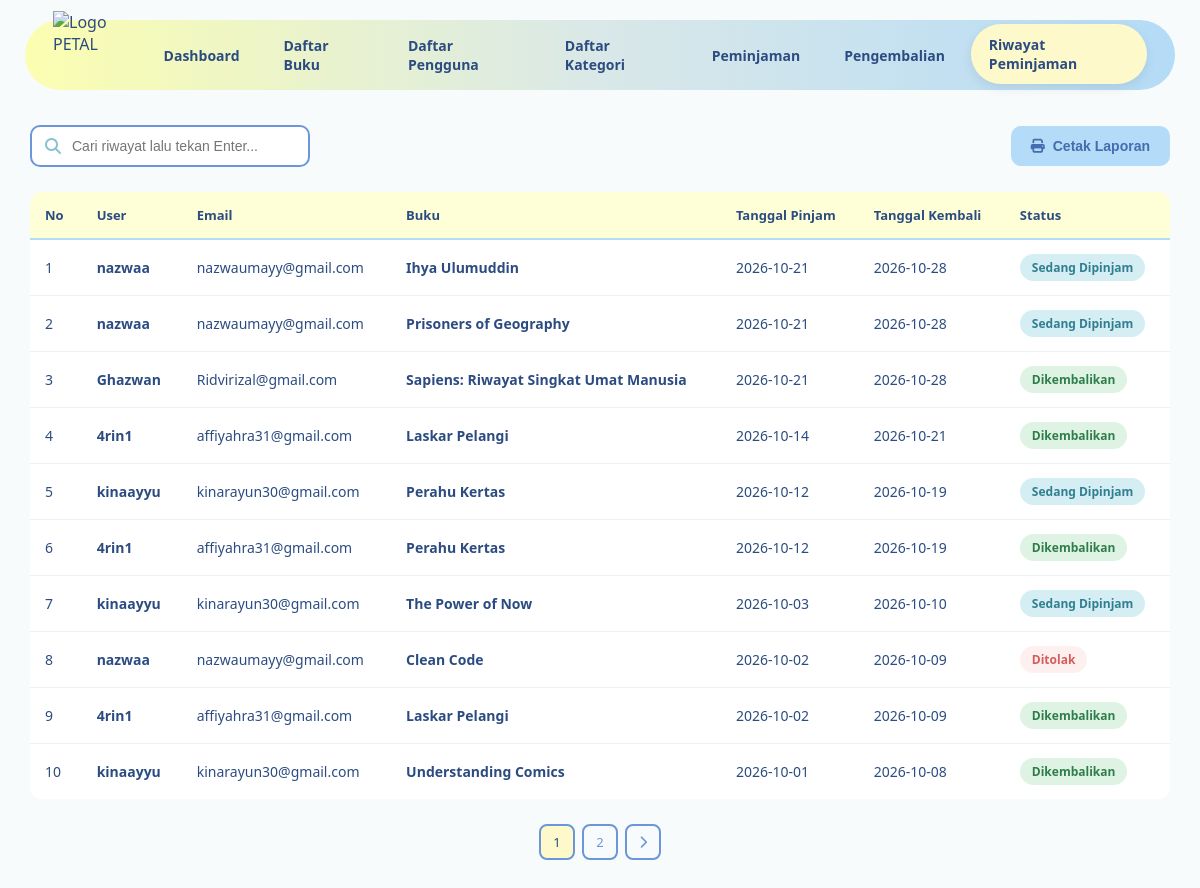
The page /views/riwayat_peminjamanA.php (signed in) on the database its author committed.
### tables this page shows
CREATE TABLE `peminjaman` (
  `id_peminjaman` int(11) NOT NULL,
  `id_user` int(11) NOT NULL,
  `id_buku` int(11) NOT NULL,
  `tanggal_pinjam` date NOT NULL,
  `tanggal_kembali` date NOT NULL,
  `status` enum('pengajuan','disetujui','dipinjam','dikembalikan','ditolak') NOT NULL DEFAULT 'pengajuan'
);

CREATE TABLE `users` (
  `id_user` int(11) NOT NULL,
  `Email` varchar(160) DEFAULT NULL,
  `username` varchar(50) DEFAULT NULL,
  `password` varchar(255) DEFAULT NULL,
  `role` enum('admin','siswa','guru','staff') NOT NULL DEFAULT 'siswa'
);

CREATE TABLE `buku` (
  `id_buku` int(11) NOT NULL,
  `judul` varchar(200) NOT NULL,
  `pengarang` varchar(100) NOT NULL,
  `penerbit` varchar(100) NOT NULL,
  `tahun_terbit` year(4) NOT NULL,
  `stok` int(35) NOT NULL DEFAULT 0,
  `sinopsis` varchar(1000) NOT NULL,
  `link_gambar` varchar(500) DEFAULT NULL,
  `id_kategori` int(11) DEFAULT NULL
);

### models/koneksi.php (called while the page is built, shortened)
<?php
class Koneksi {
    private $host = "localhost",
            $username = "root",
            $pass = "",
            $db = "Peminjaman_Buku_PETAL";
    function __construct() {
        $this->koneksi = mysqli_connect(
            $this->host,
            $this->username,
            $this->pass,
            $this->db
        );
    }
}

### models/m_dashboard.php (called while the page is built, shortened)
<?php
include_once __DIR__ . '/koneksi.php';
class m_dashboard
{
    private $conn;
    public function __construct()
    {
        $db = new koneksi();
        $this->conn = $db->koneksi;
    }
    public function riwayat_peminjaman_user_admin($limit = 8, $keyword = '')
    {
        $limit = max(1, (int) $limit);
        $base = "SELECT
                    peminjaman.id_peminjaman,
                    peminjaman.id_user,
                    peminjaman.tanggal_pinjam,
                    peminjaman.tanggal_kembali,
                    peminjaman.status,
                    users.username,
                    users.Email,
                    buku.judul,
                    buku.link_gambar
                FROM peminjaman
                LEFT JOIN users ON peminjaman.id_user = users.id_user
                LEFT JOIN buku ON peminjaman.id_buku = buku.id_buku";
        $hasil = [];
        if ($keyword !== '') {
            $sql = $base . " WHERE users.username LIKE ?
                              OR users.Email LIKE ?
                              OR buku.judul LIKE ?
                              OR peminjaman.status LIKE ?
                           ORDER BY peminjaman.id_peminjaman DESC
                           LIMIT $limit";
            $stmt = $this->conn->prepare($sql);
            if ($stmt) {
                $like = '%' . $keyword . '%';
                $stmt->bind_param('ssss', $like, $like, $like, $like);
                $stmt->execute();
                $query = $stmt->get_result();
                while ($row = $query->fetch_object()) {
                    $hasil[] = $row;
                }
                $stmt->close();
            }
        } else {
            $query = mysqli_query(
                $this->conn,
                $base . " ORDER BY peminjaman.id_peminjaman DESC LIMIT $limit"
            );
            if ($query) {
                while ($row = mysqli_fetch_object($query)) {
                    $hasil[] = $row;
                }
            }
        }
        return $hasil;
    }
}
?>

### controller/c_grafik_admin.php (called while the page is built, shortened)
<?php
include_once __DIR__ . '/../models/m_dashboard.php';
$dashboard = new m_dashboard();

### views/riwayat_peminjamanA.php (the view, shortened to what this page needs)
<?php
include_once __DIR__ . '/../controller/c_grafik_admin.php';
$keyword  = trim($_GET['keyword'] ?? '');
$kw_param = $keyword !== '' ? '&keyword=' . urlencode($keyword) : '';
$semua_riwayat = $dashboard->riwayat_peminjaman_user_admin(5000, $keyword);
$label_status = [
    'pengajuan'    => 'Menunggu Persetujuan',
    'disetujui'    => 'Disetujui',
    'dipinjam'     => 'Sedang Dipinjam',
    'dikembalikan' => 'Dikembalikan',
    'ditolak'      => 'Ditolak'
];
$per_halaman    = 10;
$jumlah_riwayat = count($semua_riwayat);
$total_halaman  = max(1, (int) ceil($jumlah_riwayat / $per_halaman));
$halaman = isset($_GET['halaman']) ? (int) $_GET['halaman'] : 1;
$halaman = min(max(1, $halaman), $total_halaman);
$start            = ($halaman - 1) * $per_halaman;
$riwayat_halaman  = array_slice($semua_riwayat, $start, $per_halaman);
$blok_awal  = (int) floor(($halaman - 1) / 2) * 2 + 1;
$blok_akhir = min($blok_awal + 1, $total_halaman);
function baris_riwayat($r, $no, $label_status)
{
    $status = $r->status ?? 'pengajuan';
    $label  = $label_status[$status] ?? ucfirst($status);
    ?>
    <tr>
        <td><?= (int) $no; ?></td>
        <td>
            <span class="nama-user">
                <?= htmlspecialchars($r->username ?? '(user dihapus)', ENT_QUOTES, 'UTF-8'); ?>
            </span>
        </td>
        <td><?= htmlspecialchars($r->Email ?? '-', ENT_QUOTES, 'UTF-8'); ?></td>
        <td>
            <span class="judul-buku">
                <?= htmlspecialchars($r->judul ?? '(buku dihapus)', ENT_QUOTES, 'UTF-8'); ?>
            </span>
        </td>
        <td><?= htmlspecialchars($r->tanggal_pinjam ?? '-', ENT_QUOTES, 'UTF-8'); ?></td>
        <td><?= htmlspecialchars($r->tanggal_kembali ?? '-', ENT_QUOTES, 'UTF-8'); ?></td>
        <td>
            <span class="status-badge status-<?= htmlspecialchars($status, ENT_QUOTES, 'UTF-8'); ?>">
                <?= htmlspecialchars($label, ENT_QUOTES, 'UTF-8'); ?>
            </span>
        </td>
    </tr>
    <?php
}
?>
<!DOCTYPE html>
<html lang="id">
<head>
    <link rel="stylesheet" href="../css/riwayat_peminjamanA.css">
    <link rel="stylesheet" href="https://cdnjs.cloudflare.com/ajax/libs/font-awesome/6.5.1/css/all.min.css">
</head>
<body>
<nav class="navbar">
    <img src="../assets/logo.svg" class="logo" alt="Logo PETAL">
    <div class="nav-links">
        <a href="dashboard_admin.php">Dashboard</a>
        <a href="daftar_bukuA.php">Daftar Buku</a>
        <a href="daftar_user.php">Daftar Pengguna</a>
        <a href="daftar_kategori.php">Daftar Kategori</a>
        <a href="peminjamanA.php">Peminjaman</a>
        <a href="pengembalianA.php">Pengembalian</a>
        <a href="riwayat_peminjamanA.php" class="active">Riwayat Peminjaman</a>
    </div>
</nav>
<div class="container">
    <div class="page-header">
        <form method="GET" action="riwayat_peminjamanA.php" class="search-box">
            <i class="fa-solid fa-magnifying-glass"></i>
            <input
                type="text"
                name="keyword"
                value="<?= htmlspecialchars($keyword, ENT_QUOTES, 'UTF-8'); ?>"
                placeholder="Cari riwayat lalu tekan Enter..."
            >
        </form>
        <button type="button" class="btn-cetak" onclick="cetakLaporan()">
            <i class="fa-solid fa-print"></i> Cetak Laporan
        </button>
    </div>
    <div class="screen-only">
        <div class="table-wrapper">
            <table id="tableRiwayat">
                <thead>
                    <tr>
                        <th>No</th>
                        <th>User</th>
                        <th>Email</th>
                        <th>Buku</th>
                        <th>Tanggal Pinjam</th>
                        <th>Tanggal Kembali</th>
                        <th>Status</th>
                    </tr>
                </thead>
                <tbody>
                <?php if (!empty($riwayat_halaman)): ?>
                    <?php foreach ($riwayat_halaman as $i => $r): ?>
                        <?php baris_riwayat($r, $start + $i + 1, $label_status); ?>
                    <?php endforeach; ?>
                <?php endif; ?>
                </tbody>
            </table>
        </div>
        <?php if ($total_halaman > 1): ?>
            <div class="pagination">
                <?php for ($i = $blok_awal; $i <= $blok_akhir; $i++): ?>
                    <a href="?halaman=<?= $i . $kw_param; ?>" class="<?= $i == $halaman ? 'active' : ''; ?>">
                        <?= $i; ?>
                    </a>
                <?php endfor; ?>
                <?php if ($halaman < $total_halaman): ?>
                    <a href="?halaman=<?= ($halaman + 1) . $kw_param; ?>" title="Halaman Berikutnya">
                        <i class="fa-solid fa-chevron-right"></i>
                    </a>
                <?php endif; ?>
            </div>
        <?php endif; ?>
    </div>
</div>
</body>
</html>

### css/riwayat_peminjamanA.css (style rules this page uses)
* { margin: 0; padding: 0; box-sizing: border-box; }
body { font-family: 'Segoe UI', sans-serif; background: #f8fbfc; color: #2c4c81; }
.navbar { width: calc(100% - 50px); margin: 20px auto; padding: 8px 28px; display: flex; align-items: center; justify-content: space-between; background: linear-gradient( 90deg, #fcfea4db, #d9e8e8, #b4dbf7 ); border-radius: 50px; height: 70px; }
.logo { width: 95px; height: 95px; object-fit: contain; margin-top: 6px; }
.nav-links { display: flex; align-items: center; gap: 8px; }
.nav-links a { text-decoration: none; color: #2c4c81; padding: 11px 18px; border-radius: 999px; font-size: 14px; font-weight: 600; transition: 0.25s ease; }
.nav-links a:hover, .nav-links a.active { background: #fef9cb; box-shadow: 0 4px 12px rgba(0, 0, 0, 0.08); transform: translateY(-1px); }
.container { width: calc(100% - 60px); max-width: 1400px; margin: 35px auto 50px; }
.page-header { display: flex; justify-content: space-between; align-items: center; width: 100%; margin-bottom: 25px; gap: 15px; }
.search-box { width: 280px; position: relative; }
.search-box i { position: absolute; left: 15px; top: 50%; transform: translateY(-50%); color: #3e9db29f; }
.search-box input { width: 100%; padding: 11px 16px 11px 40px; border: 2px solid #6b96da; border-radius: 10px; outline: none; font-size: 14px; transition: 0.2s; }
.btn-cetak { margin-left: auto; border: none; padding: 12px 20px; border-radius: 10px; background: #b4dbf7; color: #456cae; font-size: 14px; font-weight: 600; cursor: pointer; display: flex; align-items: center; gap: 8px; transition: 0.25s ease; }
#tableRiwayat, #tableRiwayatCetak { width: 100%; min-width: 900px; border-collapse: collapse; overflow: hidden; }
#tableRiwayat thead, #tableRiwayatCetak thead { background: #feffd6; }
#tableRiwayat th, #tableRiwayatCetak th { padding: 14px 15px; text-align: left; color: #2c4c81; font-size: 13px; font-weight: 700; border-bottom: 2px solid #b4dbf7; }
#tableRiwayat td, #tableRiwayatCetak td { padding: 14px 15px; border-bottom: 1px solid #eef2f3; font-size: 14px; vertical-align: middle; background: white; }
#tableRiwayat tbody tr { transition: 0.2s ease; }
#tableRiwayat tbody tr:last-child td, #tableRiwayatCetak tbody tr:last-child td { border-bottom: none; }
.table-wrapper { width: 100%; overflow-x: auto; border-radius: 12px; }
.nama-user, .judul-buku { font-weight: 600; color: #2c4c81; }
.status-badge { display: inline-block; padding: 5px 12px; border-radius: 999px; font-size: 12px; font-weight: 600; white-space: nowrap; }
.status-dipinjam { background: #d5eef3; color: #307e8f; }
.status-dikembalikan { background: #dff3e4; color: #2f7d4a; }
.status-ditolak { background: #fff0f0; color: #d65c5c; }
.pagination { display: flex; justify-content: center; align-items: center; gap: 7px; margin-top: 25px; }
.pagination a { min-width: 36px; height: 36px; padding: 0 10px; display: flex; align-items: center; justify-content: center; text-decoration: none; border-radius: 8px; color: #6b96da; border: 2px solid #6b96da; font-size: 13px; font-weight: 500; transition: 0.2s; }
.pagination a:hover, .pagination a.active { background: #fef9cb; color: #2c4c81; }

### rows shown on the page
peminjaman: no "1", id_user.username "nazwaa", id_user.Email "nazwaumayy@gmail.com", id_buku.judul "Ihya Ulumuddin", tanggal_pinjam "2026-10-21", tanggal_kembali "2026-10-28", status "Sedang Dipinjam"
peminjaman: no "2", id_user.username "nazwaa", id_user.Email "nazwaumayy@gmail.com", id_buku.judul "Prisoners of Geography", tanggal_pinjam "2026-10-21", tanggal_kembali "2026-10-28", status "Sedang Dipinjam"
peminjaman: no "3", id_user.username "Ghazwan", id_user.Email "Ridvirizal@gmail.com", id_buku.judul "Sapiens: Riwayat Singkat Umat Manusia", tanggal_pinjam "2026-10-21", tanggal_kembali "2026-10-28", status "Dikembalikan"
peminjaman: no "4", id_user.username "4rin1", id_user.Email "affiyahra31@gmail.com", id_buku.judul "Laskar Pelangi", tanggal_pinjam "2026-10-14", tanggal_kembali "2026-10-21", status "Dikembalikan"
peminjaman: no "5", id_user.username "kinaayyu", id_user.Email "kinarayun30@gmail.com", id_buku.judul "Perahu Kertas", tanggal_pinjam "2026-10-12", tanggal_kembali "2026-10-19", status "Sedang Dipinjam"
peminjaman: no "6", id_user.username "4rin1", id_user.Email "affiyahra31@gmail.com", id_buku.judul "Perahu Kertas", tanggal_pinjam "2026-10-12", tanggal_kembali "2026-10-19", status "Dikembalikan"
peminjaman: no "7", id_user.username "kinaayyu", id_user.Email "kinarayun30@gmail.com", id_buku.judul "The Power of Now", tanggal_pinjam "2026-10-03", tanggal_kembali "2026-10-10", status "Sedang Dipinjam"
peminjaman: no "8", id_user.username "nazwaa", id_user.Email "nazwaumayy@gmail.com", id_buku.judul "Clean Code", tanggal_pinjam "2026-10-02", tanggal_kembali "2026-10-09", status "Ditolak"
peminjaman: no "9", id_user.username "4rin1", id_user.Email "affiyahra31@gmail.com", id_buku.judul "Laskar Pelangi", tanggal_pinjam "2026-10-02", tanggal_kembali "2026-10-09", status "Dikembalikan"
peminjaman: no "10", id_user.username "kinaayyu", id_user.Email "kinarayun30@gmail.com", id_buku.judul "Understanding Comics", tanggal_pinjam "2026-10-01", tanggal_kembali "2026-10-08", status "Dikembalikan"
